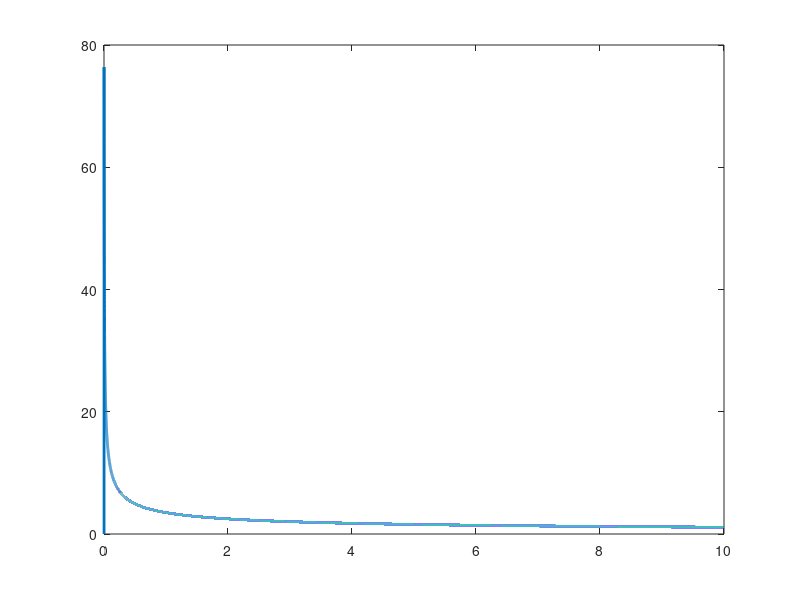

Write the MATLAB code that produced this figure.

d = 0:0.0001:10;
weight = zeros(length(d), 1);

for i = 1:length(d)
if (d(i) > 1e-3)
    w = 1/sqrt(d(i) + 1e-3);
    weight(i) = w * 3.5;
end
end

figure; plot(d, weight, 'lineWidth', 2); 